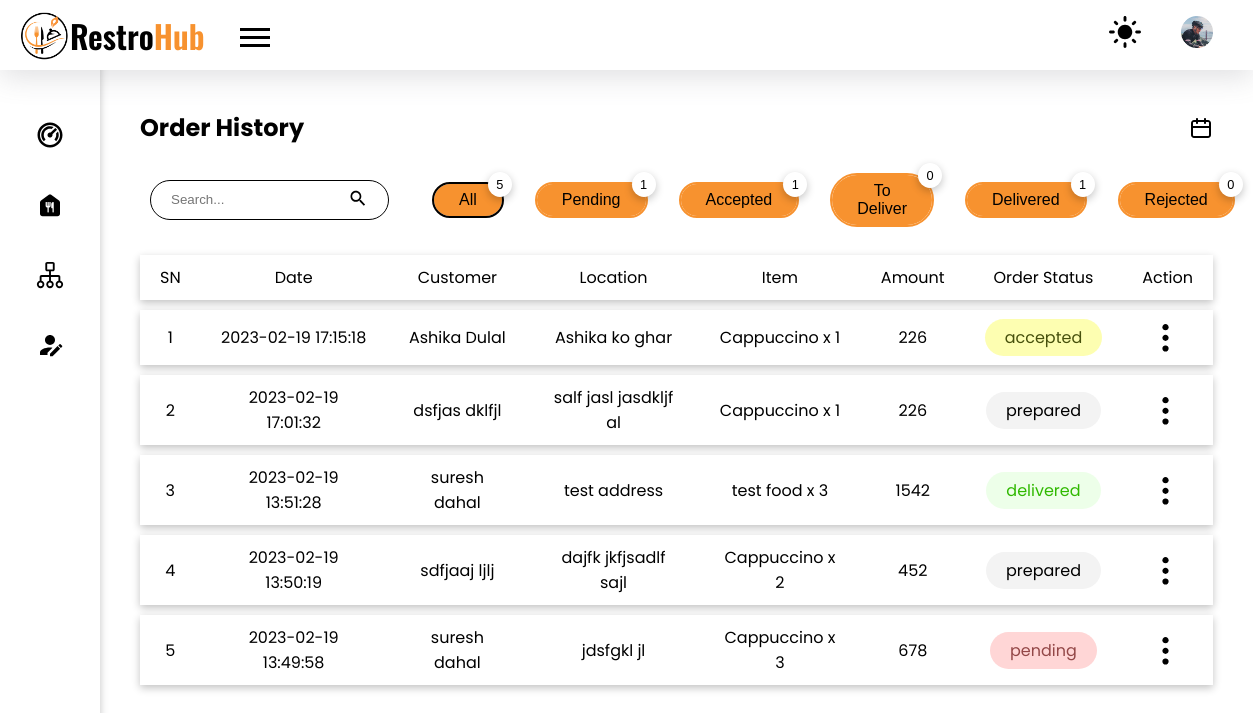
The app's page /admin/order-history.php (signed in) with its own data.
### tables this page shows
CREATE TABLE `orders` (
  `id` int(11) NOT NULL,
  `c_id` int(11) NOT NULL,
  `qty` int(11) NOT NULL,
  `f_id` int(11) NOT NULL,
  `total_price` int(10) NOT NULL,
  `note` varchar(100) DEFAULT NULL,
  `date` datetime NOT NULL
);

CREATE TABLE `order_contact_details` (
  `o_c_id` int(11) NOT NULL,
  `o_id` int(11) NOT NULL,
  `address` varchar(50) NOT NULL,
  `phone` varchar(10) NOT NULL,
  `c_name` varchar(30) NOT NULL
);

CREATE TABLE `food` (
  `f_id` int(11) NOT NULL,
  `img` varchar(100) DEFAULT NULL,
  `name` varchar(100) DEFAULT NULL,
  `price` int(11) DEFAULT NULL,
  `cost` int(11) NOT NULL,
  `cooking_time` int(11) DEFAULT NULL,
  `description` varchar(500) NOT NULL,
  `veg` int(1) NOT NULL,
  `product_id` varchar(30) NOT NULL,
  `short_desc` varchar(50) NOT NULL,
  `ingredients` varchar(255) NOT NULL,
  `disabled` int(11) NOT NULL,
  `special` int(11) NOT NULL,
  `category` int(11) NOT NULL
);

CREATE TABLE `aos` (
  `aos_id` int(11) NOT NULL,
  `order_id` int(11) NOT NULL,
  `status` varchar(15) NOT NULL,
  `date` datetime NOT NULL DEFAULT current_timestamp()
);

### admin/order-history.php (the view, shortened to what this page needs)
<!DOCTYPE html>
<html lang="en">
<head>
    <link rel="stylesheet" href="../styles/style.css">
</head>
<body>
    <?php
    require("./components/header.php");
    require("./components/sidebar.php");
    ?>
    <main class="admin_dashboard_body">
        <section class="dashboard_inner-head flex items-center">
            <h2>Order History</h2>
            <img src="../images/ic_calender.svg" class="filter_by_date popper-btn" alt="filter">
        </section>
        <div class="flex items-center">
            <div class="flex items-center">
                <form action="#" method="post" class="search_form border-curve-lg">
                    <div class="flex items-center">
                        <input type="search" placeholder="Search..." class="no_outline search_employee" name="search-employee" id="search-employee">
                        <button type="submit" class="no_bg no_outline"><img src="../images/ic_search.svg" alt="search icon"></button>
                    </div>
                </form>
                <?php
                require("../config.php");
                $sql = "select id from orders";
                $result = mysqli_query($conn, $sql);
                $count = mysqli_num_rows($result);
                $sql_pending = "select orders.id, aos.status from orders inner join aos on orders.id = aos.order_id where status = 'pending'";
                $result_pending = mysqli_query($conn, $sql_pending);
                $count_pending = mysqli_num_rows($result_pending);
                $sql_accepted = "select orders.id, aos.status from orders inner join aos on orders.id = aos.order_id where status = 'accepted'";
                $result_accepted = mysqli_query($conn, $sql_accepted);
                $count_accepted = mysqli_num_rows($result_accepted);
                $sql_to_deliver = "select orders.id, aos.status from orders inner join aos on orders.id = aos.order_id where status = 'to deliver'";
                $result_to_deliver = mysqli_query($conn, $sql_to_deliver);
                $count_to_deliver = mysqli_num_rows($result_to_deliver);
                $sql_delivered = "select orders.id, aos.status from orders inner join aos on orders.id = aos.order_id where status = 'delivered'";
                $result_delivered = mysqli_query($conn, $sql_delivered);
                $count_delivered = mysqli_num_rows($result_delivered);
                $sql_rejected = "select orders.id, aos.status from orders inner join aos on orders.id = aos.order_id where status = 'rejected'";
                $result_rejected = mysqli_query($conn, $sql_rejected);
                $count_rejected = mysqli_num_rows($result_rejected);
                ?>
                <form action="./backend/order/specific-order.php" method="post">
                    <button type="submit" name="specific-order-history" class="button ml-35 border-curve-lg relative <?php if($_SESSION['filter-by'] == "all") echo "active"; ?>">All
                        <div class="count-top shadow"><?php
                                                        echo $count;
                                                        ?>
                        </div>
                    </button>
                </form>
                <form action="./backend/order/specific-order.php" method="post">
                    <button type="submit" name="specific-order-history" class="button ml-35 border-curve-lg relative <?php if($_SESSION['filter-by'] == "pending") echo "active"; ?>">Pending
                        <div class="count-top shadow"><?php
                                                        echo $count_pending;
                                                        ?>
                        </div>
                    </button>
                </form>
                <form action="./backend/order/specific-order.php" method="post">
                    <button type="submit" name="specific-order-history" class="button ml-35 border-curve-lg relative <?php if($_SESSION['filter-by'] == "accepted") echo "active"; ?>">Accepted
                        <div class="count-top shadow"><?php
                                                        echo $count_accepted;
                                                        ?>
                        </div>
                    </button>
                </form>
                <form action="./backend/order/specific-order.php" method="post">
                    <button type="submit" name="specific-order-history" class="button ml-35 border-curve-lg relative <?php if($_SESSION['filter-by'] == "to deliver") echo "active"; ?>">To Deliver
                        <div class="count-top shadow"><?php
                                                        echo $count_to_deliver;
                                                        ?>
                        </div>
                    </button>
                </form>
                <form action="./backend/order/specific-order.php" method="post">
                    <button type="submit" name="specific-order-history" class="button ml-35 border-curve-lg relative <?php if($_SESSION['filter-by'] == "delivered") echo "active"; ?>">Delivered
                        <div class="count-top shadow"><?php
                                                        echo $count_delivered;
                                                        ?>
                        </div>
                    </button>
                </form>
                <form action="./backend/order/specific-order.php" method="post">
                    <button type="submit" name="specific-order-history" class="button ml-35 border-curve-lg relative <?php if($_SESSION['filter-by'] == "rejected") echo "active"; ?>">Rejected
                        <div class="count-top shadow"><?php
                                                        echo $count_rejected;
                                                        ?>
                        </div>
                    </button>
                </form>
            </div>
        </div>
        <?php
        require("../config.php");
        if (isset($_SESSION['filter-by']) && $_SESSION['filter-by'] != 'all') {
            $filter_by = $_SESSION['filter-by'];
            $sql = "select orders.id,
                    orders.c_id,
                    orders.qty,
                    orders.total_price,
                    orders.note,
                    orders.date,
                    orders.f_id,
                    order_contact_details.address,
                    order_contact_details.phone,
                    order_contact_details.c_name,
                    aos.aos_id,
                    aos.status
                    from orders
                    inner join order_contact_details on orders.id = order_contact_details.o_id
                    inner join aos on orders.id = aos.order_id
                    where aos.status = '$filter_by'
                    order by orders.id desc
                    ";
        } else {
            $sql = "select orders.id,
                    orders.c_id,
                    orders.qty,
                    orders.total_price,
                    orders.note,
                    orders.date,
                    orders.f_id,
                    order_contact_details.address,
                    order_contact_details.phone,
                    order_contact_details.c_name,
                    aos.aos_id,
                    aos.status
                    from orders
                    inner join order_contact_details on orders.id = order_contact_details.o_id
                    inner join aos on orders.id = aos.order_id
                    order by orders.id desc
                    ";
        }
        $result = mysqli_query($conn, $sql) or die("Query Failed");
        if (mysqli_num_rows($result) > 0) {
        ?>
            <table class="mt-20">
                <tr class="shadow">
                    <th>SN</th>
                    <th>Date</th>
                    <th>Customer</th>
                    <th>Location</th>
                    <th>Item</th>
                    <th>Amount</th>
                    <th>Order Status</th>
                    <th>Action</th>
                </tr>
                <?php
                $i = 0;
                while ($row = mysqli_fetch_assoc($result)) {
                    $i++;
                    $food_id = $row['f_id'];
                    $sql_food = "select name from food where f_id = {$food_id}";
                    $result_food = mysqli_query($conn, $sql_food) or die("Query Failed");
                    $row_food = mysqli_fetch_assoc($result_food);
                    $food_name = $row_food['name'];
                ?>
                    <tr class="shadow">
                        <td><?php echo $i; ?></td>
                        <td>
                            <?php echo $row['date']; ?>
                        </td>
                        <td><?php echo $row['c_name']; ?></td>
                        <td><?php echo $row['address']; ?></td>
                        <td><?php echo $food_name . " x " . $row['qty']; ?></td>
                        <td><?php echo $row['total_price']; ?></td>
                        <td><span class="<?php echo $row['status']; ?> border-curve-lg p_7-20"><?php echo $row['status']; ?></span></td>
                        <td class="table_action_container">
                            <button class="no_bg no_outline table_option-menu">
                                <img src="../images//ic_options.svg" alt="options menu">
                            </button>
                        </td>
                    </tr>
                <?php } ?>
            </table>
        <?php
        } else {
            echo "No Record Found";
        }
        ?>
    </main>
</body>
</html>

### styles/style.css (style rules this page uses)
:root { --black: #000000; --gray: #afafaf; --light-gray: #f3f3f3; --primary-color: #F7922F; --trans-black: #00000030; --trans-green: #DCFFD380; --trans-green-text: #30B900; --trans-yellow: #fafd3e67; --trans-yellow-text: #46500C; --trans-purple: #FFA0FB66; --trans-purple-text: #A500F3; --trans-primary: #F7922F50; --trans-red: #FFD6D6; --trans-red-text: #934747; --white: #ffffff; }
* { margin: 0; padding: 0; box-sizing: border-box; list-style: none; text-decoration: none; color: var(--black); }
.no_outline { outline: none; border: none; }
.no_bg { background-color: transparent; }
a, button, a>*, button>*, input[type="submit"], .menu__for-sidebar, .menu__for-sidebar>*, .admin_profile_image, .date_filter_close, .popper-btn, .pointer { cursor: pointer; }
.shadow { box-shadow: rgba(0, 0, 0, 0.24) 0px 3px 8px; }
.mt-20 { margin-top: 20px; }
.p_7-20 { padding: 7px 20px; }
.ml-35 { margin-left: 35px; }
.border-curve-lg { border-radius: 25px; }
.flex { display: flex; align-items: flex-start; justify-content: space-between; flex-direction: row; }
.items-center { align-items: center; }
.relative { position: relative; }
body, .body-text { font-family: 'Poppins', sans-serif; }
.button { background-color: var(--primary-color); padding: 7px 25px; font-size: 1rem; min-width: fit-content; border: none !important; vertical-align: middle; outline: 2px solid var(--primary-color); }
.button:active, .button.active { outline: 2px solid var(--black); }
.search_form { border: 2px solid var(--black); height: 40px; margin: 0 10px; padding: 3px 5px; }
.admin_dashboard_body { padding: 40px 40px 40px 140px; max-width: 1440px; }
.dashboard_inner-head { margin-bottom: 30px; }
.table_action_container { position: relative; }
.count-top { position: absolute; top: -12px; right: -10px; background-color: var(--white); padding: 5px; border-radius: 50%; font-size: 0.8rem; min-height: 1.5rem; min-width: 1.5rem; }
.search_form { border: 1px solid var(--black); padding: 7px 20px; }
.search_form div img { width: 20px; }
table { border-collapse: separate; border-spacing: 0 10px; text-align: center; width: 100%; }
table th { font-weight: normal; }
table tr { background-color: var(--white); }
table tr td, table tr th { padding: 10px 20px; width: fit-content; }
.table_option-menu { transform: rotate(90deg); cursor: pointer; height: 35px; vertical-align: middle; }
.pending { background-color: var(--trans-red); color: var(--trans-red-text); }
.rejected, .prepared, .delivering { background-color: var(--light-gray); }
.accepted { background-color: var(--trans-yellow); color: var(--trans-yellow-text); }
.delivered { background-color: var(--trans-green); color: var(--trans-green-text); }
h2 { font-size: 24px; }

### records on screen
orders: date "2023-02-19 17:15:18", order_contact_details.c_name "Ashika Dulal", order_contact_details.address "Ashika ko ghar", f.name "Cappuccino", qty "1", total_price "226", aos.status "accepted"
orders: date "2023-02-19 17:01:32", order_contact_details.c_name "dsfjas dklfjl", order_contact_details.address "salf jasl jasdkljf al", f.name "Cappuccino", qty "1", total_price "226", aos.status "prepared"
orders: date "2023-02-19 13:51:28", order_contact_details.c_name "suresh dahal", order_contact_details.address "test address", f.name "test food", qty "3", total_price "1542", aos.status "delivered"
orders: date "2023-02-19 13:50:19", order_contact_details.c_name "sdfjaaj ljlj", order_contact_details.address "dajfk jkfjsadlf sajl", f.name "Cappuccino", qty "2", total_price "452", aos.status "prepared"
orders: date "2023-02-19 13:49:58", order_contact_details.c_name "suresh dahal", order_contact_details.address "jdsfgkl jl", f.name "Cappuccino", qty "3", total_price "678", aos.status "pending"

### other values on screen
$count "5"
$count_pending "1"
$count_accepted "1"
$count_to_deliver "0"
$count_delivered "1"
$count_rejected "0"
